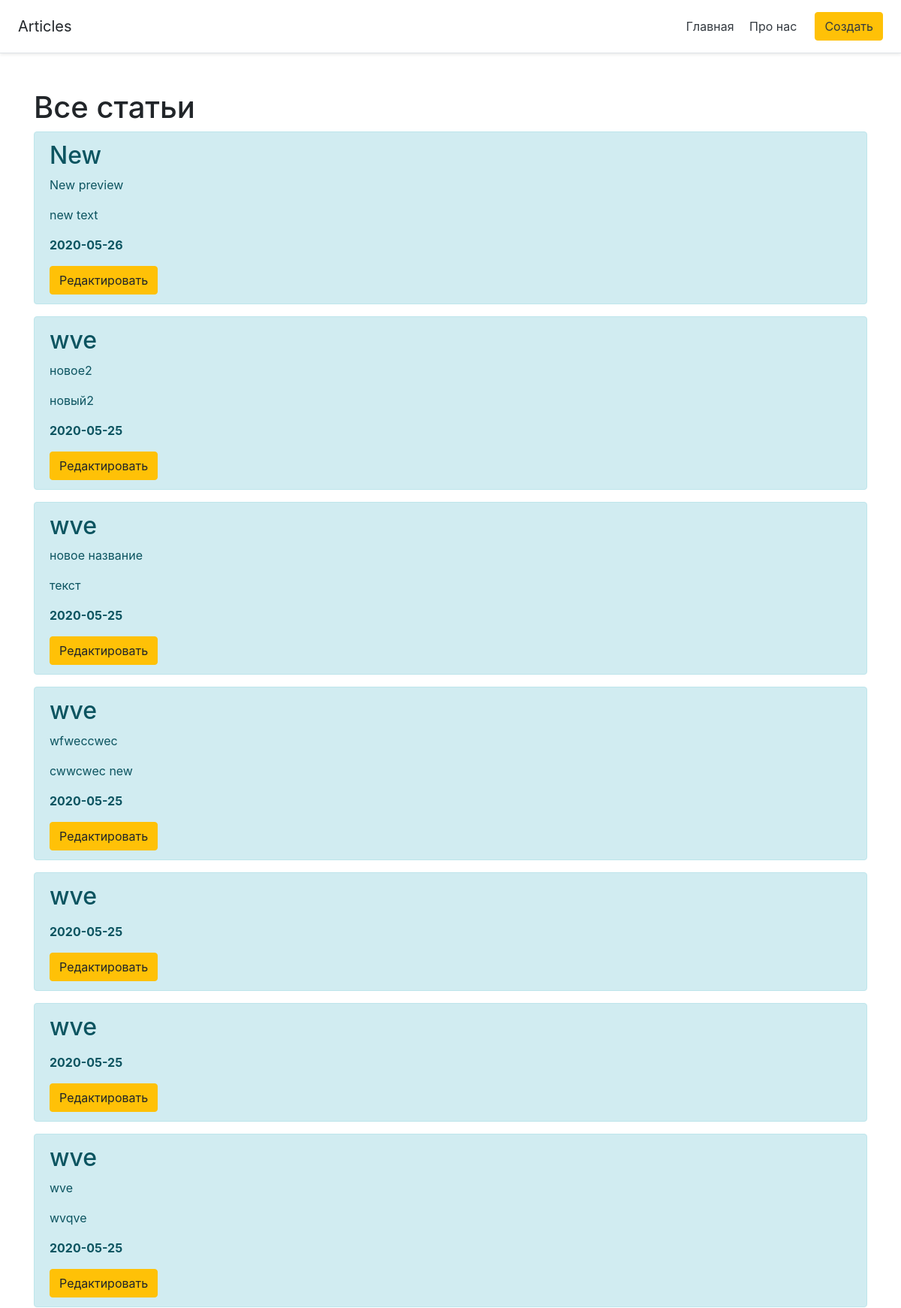
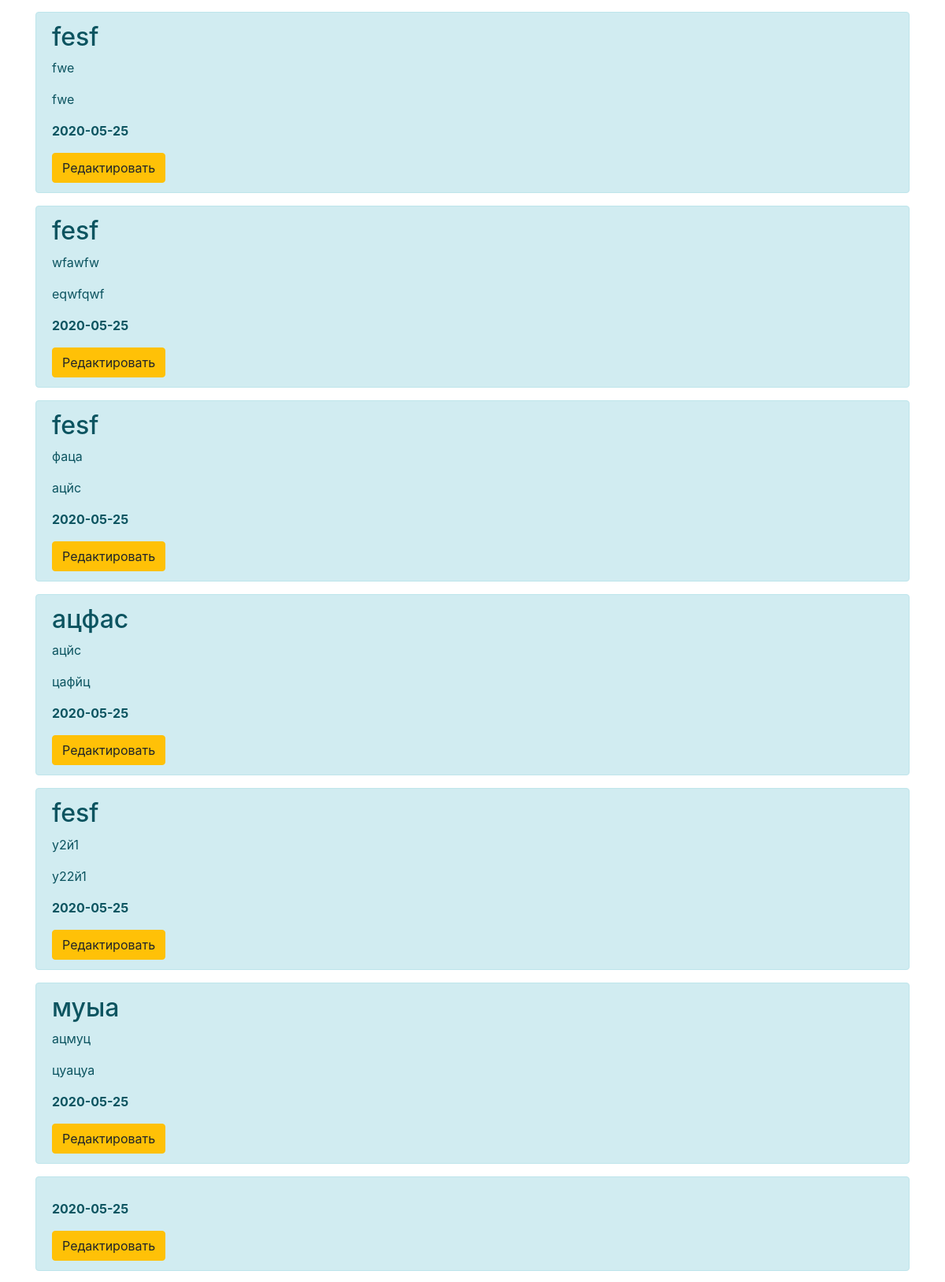
The page /posts (upper part) on the database its author committed (2 pictures, top to bottom).
### app.py (models this page shows, shortened)
class Article(db.Model):
    id = db.Column(db.Integer, primary_key=True)
    title = db.Column(db.String(100), nullable=False)
    intro = db.Column(db.String(300), nullable=False)
    text = db.Column(db.Text, nullable=False)
    date = db.Column(db.DateTime, default=datetime.utcnow)
    image = db.Column(db.BLOB)

### app.py (the view)
@app.route('/posts')
def posts():
    articles = Article.query.order_by(Article.date.desc()).all()
    return render_template("posts.html",  articles=articles)

### templates/posts.html (shortened to what this page needs)
{% extends 'base.html' %}
{% block body %}
<div class="container mt-5">
    <h1>Все статьи</h1>
    {% for el in articles %}
    <div class="alert alert-info">
        <h2>{{ el.title }}</h2>
        <p>{{ el.intro }}</p>
        <p>{{ el.text }}</p>
        <p><b>{{ el.date.date() }}</b></p>
        <a href="/posts/{{ el.id }}/update" class="btn btn-warning">Редактировать</a>
    </div>
    {% endfor %}
</div>
{% endblock %}

### templates/base.html (shortened to what this page needs)
<!doctype html>
<html lang="ru">
<head>
    <link rel="stylesheet" href="{{ url_for('static', filename='css/main.css') }}">
    <link rel="stylesheet" href="https://stackpath.bootstrapcdn.com/bootstrap/4.5.0/css/bootstrap.min.css">
</head>
<body>
    <div class="d-flex flex-column flex-md-row align-items-center p-3 px-md-4 mb-3 bg-white border-bottom shadow-sm">
  <h5 class="my-0 mr-md-auto font-weight-normal">Articles</h5>
  <nav class="my-2 my-md-0 mr-md-3">
    <a class="p-2 text-dark" href="/">Главная</a>
    <a class="p-2 text-dark" href="/about">Про нас</a>
  </nav>
        <a class="btn btn-warning text-dark" href="/create-article">Создать</a>
</div>
    {% block body %}{% endblock %}
</body>
</html>

### rows shown on the page
Article: title "New", intro "New preview", text "new text", date "2020-05-26"
Article: title "wve", intro "новое2", text "новый2", date "2020-05-25"
Article: title "wve", intro "новое название", text "текст", date "2020-05-25"
Article: title "wve", intro "wfweccwec", text "cwwcwec new", date "2020-05-25"
Article: title "wve", date "2020-05-25"
Article: title "wve", date "2020-05-25"
Article: title "wve", intro "wve", text "wvqve", date "2020-05-25"
Article: title "fesf", intro "fwe", text "fwe", date "2020-05-25"
Article: title "fesf", intro "wfawfw", text "eqwfqwf", date "2020-05-25"
Article: title "fesf", intro "фаца", text "ацйс", date "2020-05-25"
Article: title "ацфас", intro "ацйс", text "цафйц", date "2020-05-25"
Article: title "fesf", intro "у2й1", text "у22й1", date "2020-05-25"
Article: title "муыа", intro "ацмуц", text "цуацуа", date "2020-05-25"
Article: date "2020-05-25"
